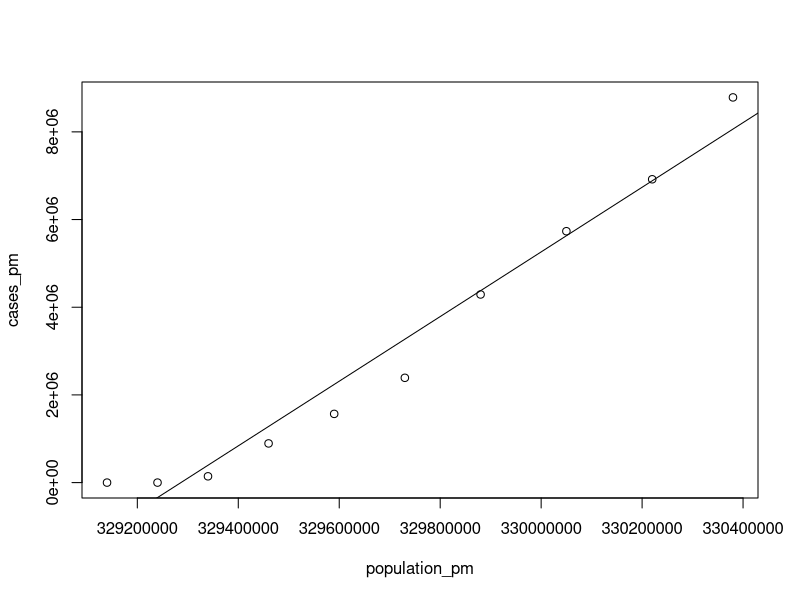
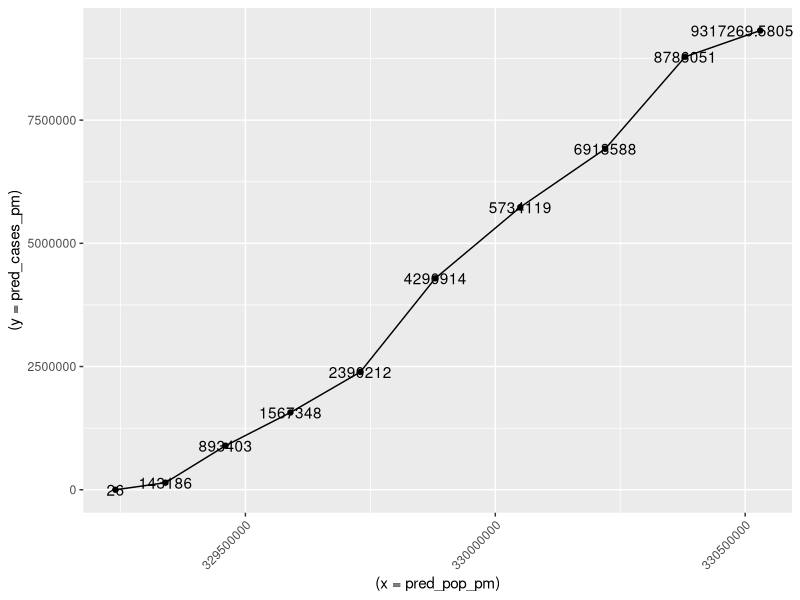
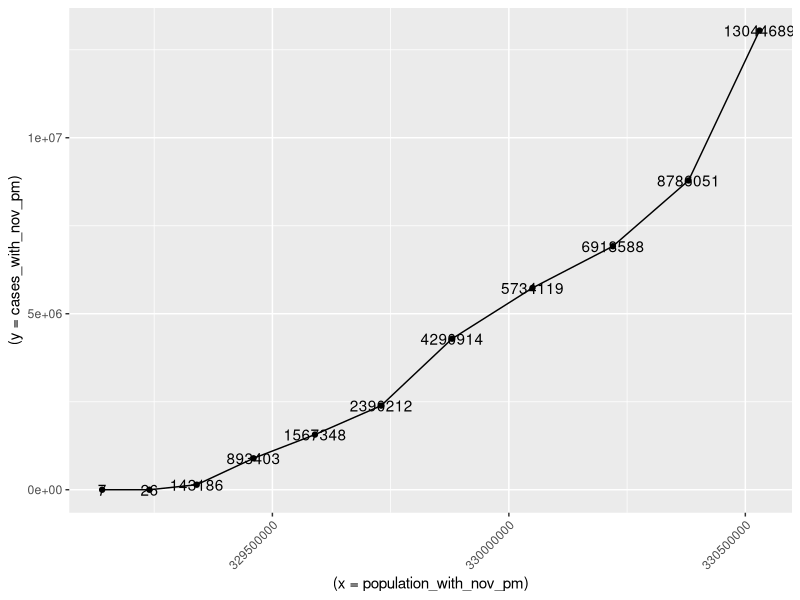
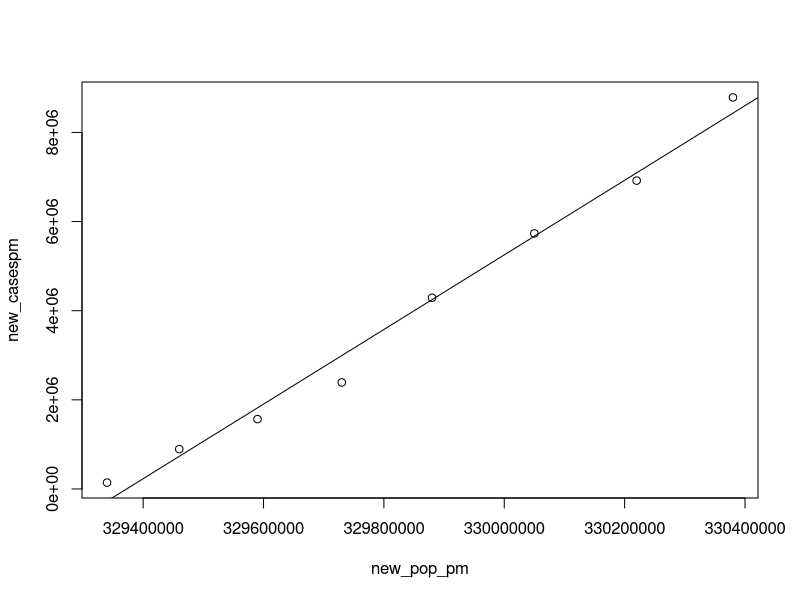
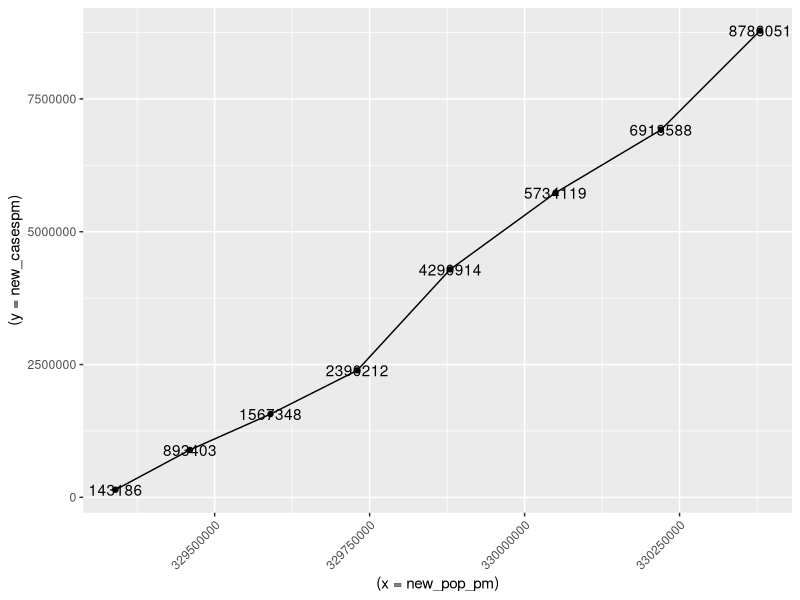
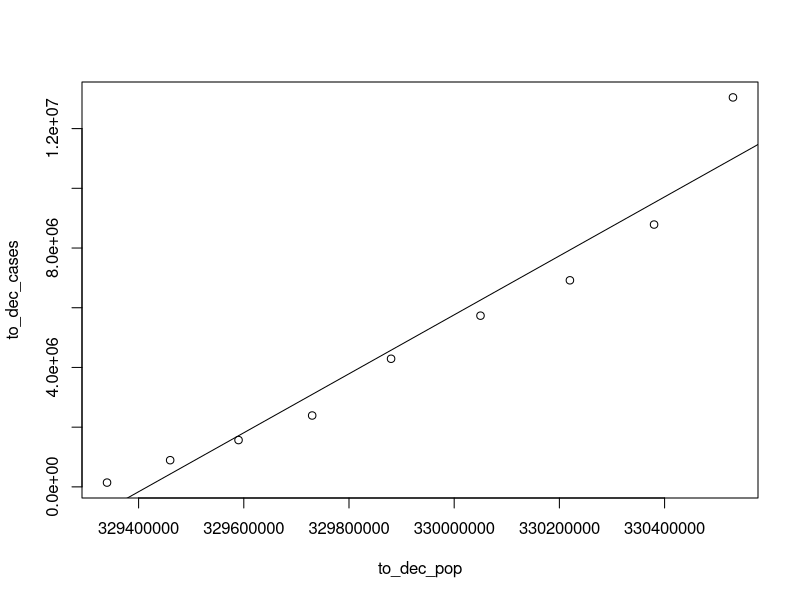
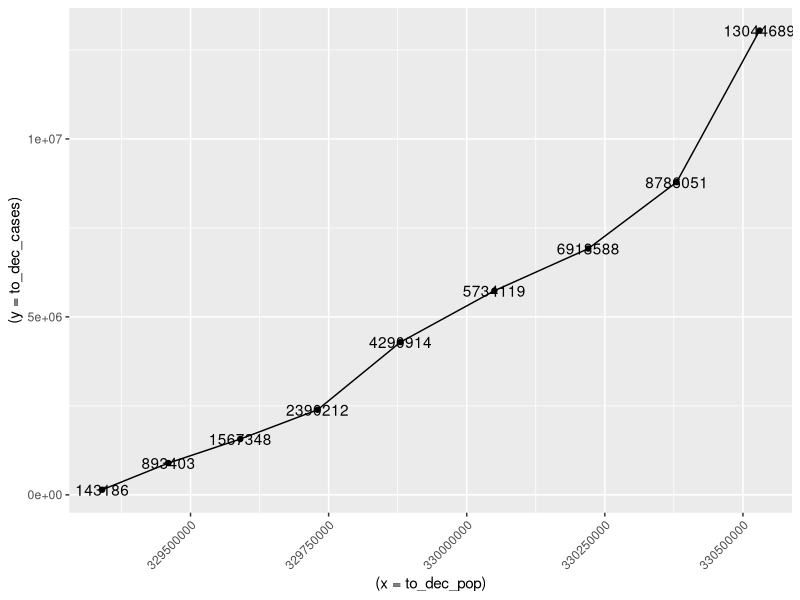

The R source for these figures, in order: (Note: this script raises an error after producing the figures.)
#Set working directory
setwd("C:/Users/zero/Desktop/Intro to Data Science/final_project")

# Function to ensure packages are downloaded
EnsurePackage<-function(x) {
  x <- as.character(x)
  
  if (!require(x,character.only=TRUE)) {
    install.packages(pkgs=x,repos="http://cran.r-project.org")
    require(x,character.only=TRUE)
  }
}

# Packages to ensure
EnsurePackage("dplyr")
EnsurePackage("lubridate")
EnsurePackage("readr")
EnsurePackage("ggplot2")
EnsurePackage("kernlab")
EnsurePackage("e1071")
EnsurePackage("workflows")
EnsurePackage("parsnip")
EnsurePackage("recipes")
EnsurePackage("glmnet")
EnsurePackage("tidyverse")
EnsurePackage("tidyquant")
EnsurePackage("timetk")
EnsurePackage("yardstick")

# Importing Data from File
raw_data <- read_csv("United_States_COVID-19_Cases_and_Deaths_by_State_over_Time.csv")
# Make a copy to not mess with original
data <- raw_data

# Importing Second Data Source
dailyData <- read_csv("national-history_1.csv")
jData = dailyData
jData = jData[,1:13]
jData = jData[,-2:-12]
newnames = c("date", "cases")
colnames(jData) = newnames
jData$date = as.Date(jData$date, "%m/%d/%y")

# Munging the Data
data=data[,1:8]
data=data[,-4:-7]
data=data[data$state != "RMI",]
data=data[data$state != "NYC",]
data=data[data$state != "PR",]
data=data[data$state != "AS",]
data=data[data$state != "GU",]
data=data[data$state != "FSM",]
data=data[data$state != "PW",]
data=data[data$state != "MP",]
# Order data by state alphabetically
data=data[order(data$state),]

# Monthyly Total Cases
data$submission_date = as.Date(data$submission_date, "%m/%d/%y")
month_total = data %>%
  select(submission_date, state, tot_cases, tot_death) %>%
  filter(submission_date == as.Date("2020-01-31") 
         | submission_date == as.Date("2020-02-29")
         | submission_date == as.Date("2020-03-31") 
         | submission_date == as.Date("2020-04-30")
         | submission_date == as.Date("2020-05-31") 
         | submission_date == as.Date("2020-06-30") 
         | submission_date == as.Date("2020-07-31") 
         | submission_date == as.Date("2020-08-31")
         | submission_date == as.Date("2020-09-30") 
         | submission_date == as.Date("2020-10-31")
         | submission_date == as.Date("2020-11-30")
         # Otional to grab 
         # Most recent submission at time of writing
         | submission_date == as.Date("2020-12-04")
  )

#########################################################################################################
#                                   LINEAR MODEL
#########################################################################################################
# Find total cases for country in january
jan_cases <- subset(month_total, submission_date == as.Date("2020-01-31"))
# Remove DC
jan_cases <- jan_cases[-8,]
jan_cases<- jan_cases$tot_cases
jan_sum <- sum(jan_cases)

# Find total cases for country in February
feb_cases <- subset(month_total, submission_date == as.Date("2020-02-29"))
# Remove DC
feb_cases <- feb_cases[-8,]
feb_cases<- feb_cases$tot_cases
feb_sum <- sum(feb_cases)

# Find total cases for country in March
march_cases <- subset(month_total, submission_date == as.Date("2020-03-31"))
# Remove DC
march_cases <- march_cases[-8,]
march_cases<- march_cases$tot_cases
march_sum <- sum(march_cases)

# Find total cases for country in April
april_cases <- subset(month_total, submission_date == as.Date("2020-04-30"))
# Remove DC
april_cases <- april_cases[-8,]
april_cases<- april_cases$tot_cases
april_sum <- sum(april_cases)

# Find total cases for country in May
may_cases <- subset(month_total, submission_date == as.Date("2020-05-31"))
# Remove DC
may_cases <- may_cases[-8,]
may_cases<- may_cases$tot_cases
may_sum <- sum(may_cases)

# Find total cases for country in June
june_cases <- subset(month_total, submission_date == as.Date("2020-06-30"))
# Remove DC
june_cases <- june_cases[-8,]
june_cases<- june_cases$tot_cases
june_sum <- sum(june_cases)

# Find total cases for country in July
july_cases <- subset(month_total, submission_date == as.Date("2020-07-31"))
# Remove DC
july_cases <- july_cases[-8,]
july_cases<- july_cases$tot_cases
july_sum <- sum(july_cases)

# Find total cases for country in August
august_cases <- subset(month_total, submission_date == as.Date("2020-08-31"))
# Remove DC
august_cases <- august_cases[-8,]
august_cases<- august_cases$tot_cases
august_sum <- sum(august_cases)

# Find total cases for country in September
september_cases <- subset(month_total, submission_date == as.Date("2020-09-30"))
# Remove DC
september_cases <- september_cases[-8,]
september_cases<- september_cases$tot_cases
september_sum <- sum(september_cases)

# Find total cases for country in October
october_cases <- subset(month_total, submission_date == as.Date("2020-10-31"))
# Remove DC
october_cases <- october_cases[-8,]
october_cases<- october_cases$tot_cases
october_sum <- sum(october_cases)

# Find total cases in country in November
novemberber_cases <- subset(month_total, submission_date == as.Date("2020-11-30"))
# Remove DC
novemberber_cases <- novemberber_cases[-8,]
novemberber_cases<- novemberber_cases$tot_cases
novemberber_sum <- sum(novemberber_cases)

# Most recent
dec_cases <- subset(month_total, submission_date == as.Date("2020-12-04"))
# Remove DC
dec_cases = dec_cases[-8,]
dec_cases = dec_cases$tot_cases
dec_sum <- sum(dec_cases)

# Approximate populations from:
# https://multpl.com/united-states-population/table/by-month
jan_pop   <- 329140000
feb_pop   <- 329240000
march_pop <- 329340000
april_pop <- 329460000
may_pop   <- 329590000
june_pop  <- 329730000
july_pop  <- 329880000
aug_pop   <- 330050000
sep_pop   <- 330220000
oct_pop   <- 330380000
nov_pop   <- 330530000
# From Census.gov
dec_pop   <- 330693000

# For testing Data [jan - oct]
cases_pm <- c(jan_sum, feb_sum, march_sum, april_sum, may_sum, 
              june_sum, july_sum, august_sum, september_sum, october_sum)
# Population per month
population_pm <- c(jan_pop, feb_pop, march_pop, april_pop, may_pop, june_pop, july_pop,
                   aug_pop, sep_pop, oct_pop)

# Making a dataframe
df <- data.frame(population_pm, cases_pm)

# Plotting dataframe, cases to population
cases_to_pop <- plot(df)

# Making the model
model <- lm(formula = cases_pm ~ population_pm, data = df)
summary(model)
        
# Abline
abline(model)

#Predicting November cases
pred_model = lm(formula = cases_pm ~ population_pm, data = df)
nov_pred = data.frame(population_pm = 330550000)
print('November Predicted Cases')
prediction <- predict(pred_model, nov_pred, type="response")
prediction

#plotting prediction

pred_cases_pm <- c( feb_sum, march_sum, april_sum, may_sum, 
                    june_sum, july_sum, august_sum, september_sum, october_sum, prediction)
pred_pop_pm <- c( feb_pop, march_pop, april_pop, may_pop, june_pop, july_pop,
                  aug_pop, sep_pop, oct_pop, nov_pop)

novgpred <- ggplot(pred_model,aes((x=pred_pop_pm),(y=pred_cases_pm), group = 1))
novgpred <- novgpred + geom_line() + geom_point() 
novgpred <- novgpred + geom_text(aes(label = pred_cases_pm))
novgpred <- novgpred + theme(axis.text.x = element_text(angle = 45, hjust = 1))
novgpred

#plotting actual november
cases_with_nov_pm <- c(jan_sum, feb_sum, march_sum, april_sum, may_sum, 
                       june_sum, july_sum, august_sum, september_sum, october_sum, novemberber_sum)
population_with_nov_pm <- c(jan_pop, feb_pop, march_pop, april_pop, may_pop, june_pop, july_pop,
                            aug_pop, sep_pop, oct_pop, nov_pop)
novgactframe <- data.frame(population_with_nov_pm, cases_with_nov_pm)

novgact <- ggplot(novgactframe,aes((x=population_with_nov_pm),(y=cases_with_nov_pm), group = 1))
novgact <- novgact + geom_line() + geom_point() 
novgact <- novgact + geom_text(aes(label = cases_with_nov_pm))
novgact <- novgact + theme(axis.text.x = element_text(angle = 45, hjust = 1))
novgact

# November actual
print("November Actual Cases:")
novemberber_sum

# Lets see if we can better the model by removing the first two months
new_casespm = cases_pm[3:10]
# Matching Populations
new_pop_pm = population_pm[3:10]
# Make it into a data frame
new_df = data.frame(new_pop_pm, new_casespm)
plot(new_df)

# Updated model
u_model <- lm(formula = new_casespm ~ new_pop_pm, data = new_df)
summary(u_model)

# Abline
abline(u_model)

# New prediction
new_nov_pred = data.frame(new_pop_pm = 330550000)
new_prediction <- predict(u_model, new_nov_pred, type = "response")
new_prediction

#plotting better prediction
newer_prediction <- unname(new_prediction)

new_casespm <- c(march_sum, april_sum, may_sum, 
                 june_sum, july_sum, august_sum, september_sum, october_sum, newer_prediction)
new_pop_pm <- c(march_pop, april_pop, may_pop, june_pop, july_pop,
                aug_pop, sep_pop, oct_pop, nov_pop)

novpred2 <- ggplot(new_df,aes((x=new_pop_pm),(y=new_casespm), group = 1))
novpred2 <- novpred2 + geom_line() + geom_point() 
novpred2 <- novpred2 + geom_text(aes(label = new_casespm))
novpred2 <- novpred2 + theme(axis.text.x = element_text(angle = 45, hjust = 1))
novpred2

# New prediction
new_nov_pred = data.frame(new_pop_pm = 330550000)
new_prediction <- predict(u_model, new_nov_pred, type = "response")
new_prediction

# Differnece in Prediction
difference = new_prediction - prediction
difference

# Notes
print("Removing the first two months fixed out model by over 500,000 cases.")
print("But why isn't it more accurate?")
print("There was an large increase in cases from october to november that couldn't have been
      predicted by a linear model")
print("The cause of the spike?")
print("Probably the holidays.")

# Predicting December with March through November
to_dec_cases = c(march_sum, april_sum, may_sum, june_sum, july_sum, 
                 august_sum, september_sum, october_sum, novemberber_sum)
to_dec_pop = c(march_pop, april_pop, may_pop, june_pop, july_pop,
               aug_pop, sep_pop, oct_pop, nov_pop)

# New Dataframe
dec_df = data.frame(to_dec_pop, to_dec_cases)
plot(dec_df)

# New model
to_dec = lm(formula = to_dec_cases ~ to_dec_pop, data = dec_df)
summary(to_dec)

# Abline
abline(to_dec)

# Prediction
predict_pop = data.frame(to_dec_pop = dec_pop)
predict(to_dec, predict_pop, type = "response")

# Comparison
print("The actual count of December cases so far (taken the 4th) is ")
dec_sum

print("Not too bad!")

#plot

decgpred <- ggplot(dec_df,aes((x=to_dec_pop), (y=to_dec_cases), group=1))
decgpred <- decgpred + geom_line() + geom_point() 
decgpred <- decgpred + geom_text(aes(label = to_dec_cases))
decgpred <- decgpred + theme(axis.text.x = element_text(angle = 45, hjust = 1))
decgpred 

#########################################################################################################
#                                   TIMESERIES MODEL
#########################################################################################################
# Jackson's Prediction Model
train_data = jData %>% filter( date < ymd("2020-10-1"))
test_data = jData %>% filter( date >= ymd("2020-11-1"))

recipe_spec_timeseries = recipe(cases ~ ., data = train_data) %>%
  step_timeseries_signature(date) 

bake(prep(recipe_spec_timeseries), new_data = train_data)

recipe_spec_final = recipe_spec_timeseries %>%
  step_rm(date) %>%
  step_rm(contains("iso"),
          contains("second"), contains("minute"), contains("hour"),
          contains("am.pm"), contains("xts")) %>%
  step_interact(~ date_month.lbl * date_day) %>%
  step_interact(~ date_month.lbl * date_mweek) %>%
  step_interact(~ date_month.lbl * date_wday.lbl * date_yday) %>%
  step_dummy(contains("lbl"), one_hot = TRUE)

bake(prep(recipe_spec_final), new_data = train_data)

model_spec_glmnet = linear_reg(mode = "regression", penalty = 10, mixture = 0.7) %>%
  set_engine("glmnet")

workflow_glmnet = workflow() %>%
  add_recipe(recipe_spec_final) %>%
  add_model(model_spec_glmnet)

workflow_glmnet

workflow_trained = workflow_glmnet %>% fit(data = train_data)

prediction_tbl = workflow_trained %>%
  predict(test_data) %>%
  bind_cols(test_data)

prediction_tbl



predPlot =   ggplot(aes( x = date), data = jData) +
  geom_line(aes(y = cases)) +
  labs(title = "Daily Covid Cases For the United States") +
  geom_line(aes(y = .pred), data = prediction_tbl, color="darkred", size = 1.5)

predPlot

prediction_tbl %>% metrics(cases, .pred)



